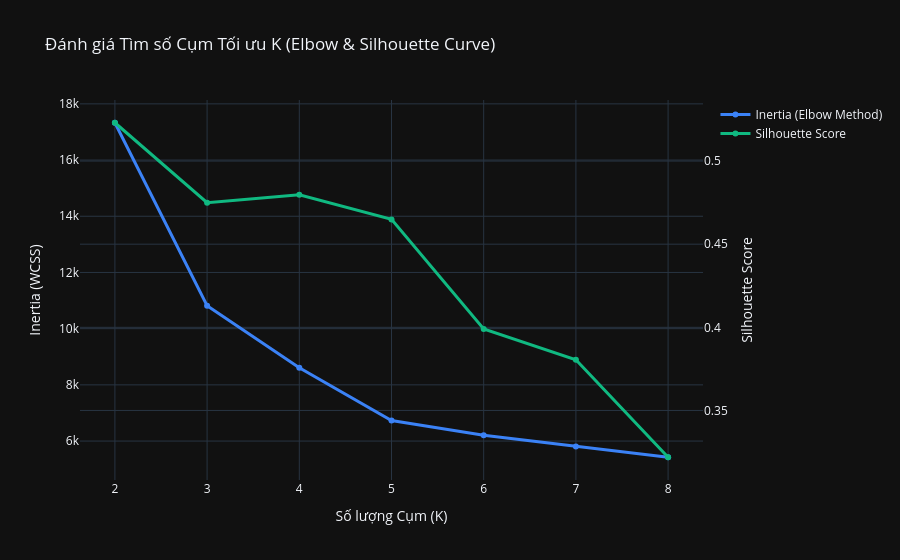

Notebook code cell kept with this figure:
### Markdown cell above
### 3. Đánh giá Toán học Tìm $K$ Tối ưu (Phương pháp Elbow & Silhouette Score)

### Code cell
cluster_model = CustomerClusterModel(random_state=42)
eval_res = cluster_model.evaluate_k_range(X_scaled, k_min=2, k_max=8)

# Vẽ biểu đồ Elbow & Silhouette song song
fig = go.Figure()
fig.add_trace(go.Scatter(
    x=eval_res["k_values"],
    y=eval_res["inertias"],
    mode="lines+markers",
    name="Inertia (Elbow Method)",
    line=dict(color="#3B82F6", width=3)
))
fig.add_trace(go.Scatter(
    x=eval_res["k_values"],
    y=eval_res["silhouette_scores"],
    mode="lines+markers",
    name="Silhouette Score",
    yaxis="y2",
    line=dict(color="#10B981", width=3)
))
fig.update_layout(
    title="Đánh giá Tìm số Cụm Tối ưu K (Elbow & Silhouette Curve)",
    xaxis=dict(title="Số lượng Cụm (K)"),
    yaxis=dict(title="Inertia (WCSS)"),
    yaxis2=dict(title="Silhouette Score", overlaying="y", side="right"),
    template="plotly_dark"
)
fig.show()

### Figure 1 — Plotly figure (JSON) as saved in the notebook; plotly's stock layout.template omitted (floating-point values rounded to 4 significant figures)
{"data": [{"line": {"color": "#3B82F6", "width": 3}, "mode": "lines+markers", "name": "Inertia (Elbow Method)", "x": [2, 3, 4, 5, 6, 7, 8], "y": [17330.0, 10820.0, 8610.0, 6729.0, 6205.0, 5807.0, 5424.0], "type": "scatter"}, {"line": {"color": "#10B981", "width": 3}, "mode": "lines+markers", "name": "Silhouette Score", "x": [2, 3, 4, 5, 6, 7, 8], "y": [0.523, 0.475, 0.4797, 0.4649, 0.399, 0.3805, 0.3219], "yaxis": "y2", "type": "scatter"}], "layout": {"yaxis2": {"title": {"text": "Silhouette Score"}, "overlaying": "y", "side": "right"}, "title": {"text": "Đánh giá Tìm số Cụm Tối ưu K (Elbow & Silhouette Curve)"}, "xaxis": {"title": {"text": "Số lượng Cụm (K)"}}, "yaxis": {"title": {"text": "Inertia (WCSS)"}}}}
